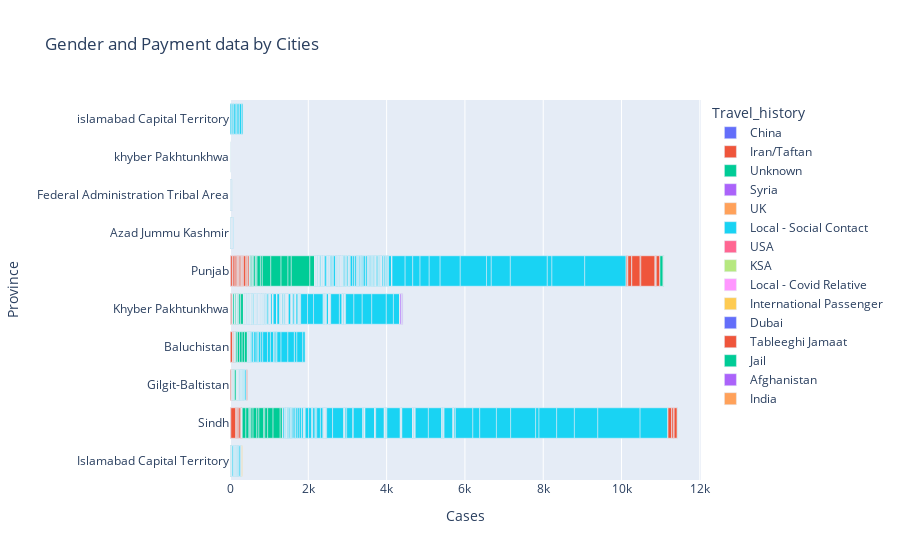

Notebook code for this chart:
### Code cell
fig = px.bar(df, x="Cases", y="Province", color="Travel_history", title="Gender and Payment data by Cities")
fig.show()

### Figure 1 — Plotly figure (JSON) as saved in the notebook; plotly's stock layout.template omitted (floating-point values rounded to 4 significant figures; data arrays with more than 128 entries replaced by an {"elided": "..."} marker saying what was removed)
{"data": [{"alignmentgroup": "True", "hovertemplate": "Travel_history=China<br>Cases=%{x}<br>Province=%{y}<extra></extra>", "legendgroup": "China", "marker": {"color": "#636efa", "pattern": {"shape": ""}}, "name": "China", "offsetgroup": "China", "orientation": "h", "showlegend": true, "textposition": "auto", "type": "bar", "x": [1, 1], "xaxis": "x", "y": ["Islamabad Capital Territory", "Islamabad Capital Territory"], "yaxis": "y"}, {"alignmentgroup": "True", "hovertemplate": "Travel_history=Iran/Taftan<br>Cases=%{x}<br>Province=%{y}<extra></extra>", "legendgroup": "Iran/Taftan", "marker": {"color": "#EF553B", "pattern": {"shape": ""}}, "name": "Iran/Taftan", "offsetgroup": "Iran/Taftan", "orientation": "h", "showlegend": true, "textposition": "auto", "type": "bar", "x": [2, 1, 1, 1, 1, 1, 1, 0, 7, 13, 4, 15, 119, 26, 2, 15, 24, 2, 5, 31, 1, 44, 53, 7, 8, 12, 39, 25, 38, 1, 2, 1, 1, 23, 43, 11, 1, 5, 16, 25, 8, 37, 1, 21, 1, 2, 12, 12, 16, 7, 7, 1, 30, 26, 21, 5, 2, 26, 3, 0, 0, 14, 1, 4, 16, 63, 3, 0, 6, 27, 2, 0, 47, 0, 0, 3, 0, 0, 0, 0, 0, 0, 0, 0, 0, 0, 0, 2], "xaxis": "x", "y": ["Sindh", "Sindh", "Gilgit-Baltistan", "Sindh", "Sindh", "Baluchistan", "Gilgit-Baltistan", "Sindh", "Baluchistan", "Sindh", "Sindh", "Khyber Pakhtunkhwa", "Sindh", "Sindh", "Sindh", "Punjab", "Sindh", "Baluchistan", "Punjab", "Sindh", "Azad Jummu Kashmir", "Punjab", "Baluchistan", "Punjab", "Gilgit-Baltistan", "Baluchistan", "Sindh", "Gilgit-Baltistan", "Punjab", "Khyber Pakhtunkhwa", "Khyber Pakhtunkhwa", "Khyber Pakhtunkhwa", "Khyber Pakhtunkhwa", "Sindh", "Punjab", "Sindh", "Sindh", "Baluchistan", "Gilgit-Baltistan", "Punjab", "Sindh", "Khyber Pakhtunkhwa", "Federal Administration Tribal Area", "Punjab", "Khyber Pakhtunkhwa", "Punjab", "Baluchistan", "Baluchistan", "Punjab", "Punjab", "Sindh", "Khyber Pakhtunkhwa", "Punjab", "Punjab", "Punjab", "Punjab", "Gilgit-Baltistan", "Punjab", "Khyber Pakhtunkhwa", "Punjab", "Sindh", "Baluchistan", "Federal Administration Tribal Area", "Khyber Pakhtunkhwa", "Punjab", "Punjab", "Punjab", "Sindh", "Punjab", "Punjab", "Punjab", "Khyber Pakhtunkhwa", "Punjab", "Gilgit-Baltistan", "Sindh", "Khyber Pakhtunkhwa", "Khyber Pakhtunkhwa", "Sindh", "Khyber Pakhtunkhwa", "Punjab", "Sindh", "Khyber Pakhtunkhwa", "Punjab", "Sindh", "Sindh", "Khyber Pakhtunkhwa", "Sindh", "Khyber Pakhtunkhwa"], "yaxis": "y"}, {"alignmentgroup": "True", "hovertemplate": "Travel_history=Unknown<br>Cases=%{x}<br>Province=%{y}<extra></extra>", "legendgroup": "Unknown", "marker": {"color": "#00cc96", "pattern": {"shape": ""}}, "name": "Unknown", "offsetgroup": "Unknown", "orientation": "h", "showlegend": true, "textposition": "auto", "type": "bar", "x": [0, 1, 1, 1, 1, 1, 3, 1, 1, 2, 10, 1, 8, 4, 4, 5, 1, 1, 2, 3, 6, 1, 15, 4, 1, 2, 2, 1, 39, 1, 18, 7, 2, 1, 1, 5, 7, 26, 11, 5, 7, 2, 3, 1, 3, 34, 3, 2, 3, 0, 1, 1, 4, 1, 1, 4, 5, 2, 1, 1, 14, 18, 1, 7, 37, 0, 3, 10, 2, 1, 3, 21, 4, 1, 1, 1, 6, 6, 10, 3, 0, 0, 0, 6, 92, 47, 79, 14, 0, 39, 22, 4, 35, 3, 33, 8, 0, 86, 48, 0, 52, 96, 53, 123, 28, 73, 6, 138, 43, 182, 57, 217, 262, 55, 177, 0, 84, 65, 475, 120, 71, 60, 72], "xaxis": "x", "y": ["Sindh", "Khyber Pakhtunkhwa", "Punjab", "Islamabad Capital Territory", "khyber Pakhtunkhwa", "Khyber Pakhtunkhwa", "Punjab", "khyber Pakhtunkhwa", "Islamabad Capital Territory", "Islamabad Capital Territory", "Gilgit-Baltistan", "Khyber Pakhtunkhwa", "Punjab", "Gilgit-Baltistan", "Gilgit-Baltistan", "Baluchistan", "Khyber Pakhtunkhwa", "Federal Administration Tribal Area", "Punjab", "Islamabad Capital Territory", "Punjab", "Islamabad Capital Territory", "Punjab", "Baluchistan", "Khyber Pakhtunkhwa", "Khyber Pakhtunkhwa", "Baluchistan", "Gilgit-Baltistan", "Khyber Pakhtunkhwa", "Khyber Pakhtunkhwa", "Punjab", "Gilgit-Baltistan", "Khyber Pakhtunkhwa", "Khyber Pakhtunkhwa", "Azad Jummu Kashmir", "Islamabad Capital Territory", "Gilgit-Baltistan", "Punjab", "Gilgit-Baltistan", "Gilgit-Baltistan", "Khyber Pakhtunkhwa", "Khyber Pakhtunkhwa", "Khyber Pakhtunkhwa", "Khyber Pakhtunkhwa", "Khyber Pakhtunkhwa", "Khyber Pakhtunkhwa", "Khyber Pakhtunkhwa", "Khyber Pakhtunkhwa", "Khyber Pakhtunkhwa", "Baluchistan", "Khyber Pakhtunkhwa", "Khyber Pakhtunkhwa", "Khyber Pakhtunkhwa", "Khyber Pakhtunkhwa", "Khyber Pakhtunkhwa", "Azad Jummu Kashmir", "Gilgit-Baltistan", "Gilgit-Baltistan", "Khyber Pakhtunkhwa", "Khyber Pakhtunkhwa", "Punjab", "Gilgit-Baltistan", "Khyber Pakhtunkhwa", "Islamabad Capital Territory", "Gilgit-Baltistan", "Khyber Pakhtunkhwa", "Khyber Pakhtunkhwa", "Khyber Pakhtunkhwa", "Azad Jummu Kashmir", "Azad Jummu Kashmir", "Gilgit-Baltistan", "Punjab", "Islamabad Capital Territory", "Gilgit-Baltistan", "Gilgit-Baltistan", "Gilgit-Baltistan", "Islamabad Capital Territory", "Baluchistan", "Baluchistan", "Azad Jummu Kashmir", "Gilgit-Baltistan", "Gilgit-Baltistan", "Gilgit-Baltistan", "Baluchistan", "Sindh", "Punjab", "Sindh", "Sindh", "Punjab", "Sindh", "Khyber Pakhtunkhwa", "Khyber Pakhtunkhwa", "Punjab", "Azad Jummu Kashmir", "Baluchistan", "Gilgit-Baltistan", "Punjab", "Punjab", "Punjab", "Sindh", "Sindh", "Sindh", "Sindh", "Sindh", "Sindh", "Sindh", "Baluchistan", "Sindh", "Khyber Pakhtunkhwa", "Sindh", "Sindh", "Punjab", "Punjab", "Baluchistan", "Punjab", "Sindh", "Punjab", "Baluchistan", "Punjab", "Punjab", "Khyber Pakhtunkhwa", "Baluchistan", "Baluchistan"], "yaxis": "y"}, {"alignmentgroup": "True", "hovertemplate": "Travel_history=Syria<br>Cases=%{x}<br>Province=%{y}<extra></extra>", "legendgroup": "Syria", "marker": {"color": "#ab63fa", "pattern": {"shape": ""}}, "name": "Syria", "offsetgroup": "Syria", "orientation": "h", "showlegend": true, "textposition": "auto", "type": "bar", "x": [6, 1], "xaxis": "x", "y": ["Sindh", "Sindh"], "yaxis": "y"}, {"alignmentgroup": "True", "hovertemplate": "Travel_history=UK<br>Cases=%{x}<br>Province=%{y}<extra></extra>", "legendgroup": "UK", "marker": {"color": "#FFA15A", "pattern": {"shape": ""}}, "name": "UK", "offsetgroup": "UK", "orientation": "h", "showlegend": true, "textposition": "auto", "type": "bar", "x": [3, 1, 1], "xaxis": "x", "y": ["Sindh", "Punjab", "Khyber Pakhtunkhwa"], "yaxis": "y"}, {"alignmentgroup": "True", "hovertemplate": "Travel_history=Local - Social Contact<br>Cases=%{x}<br>Province=%{y}<extra></extra>", "legendgroup": "Local - Social Contact", "marker": {"color": "#19d3f3", "pattern": {"shape": ""}}, "name": "Local - Social Contact", "offsetgroup": "Local - Social Contact", "orientation": "h", "showlegend": true, "textposition": "auto", "type": "bar", "x": {"elided": "1064 int values"}, "xaxis": "x", "y": {"elided": "1064 str values"}, "yaxis": "y"}, {"alignmentgroup": "True", "hovertemplate": "Travel_history=USA<br>Cases=%{x}<br>Province=%{y}<extra></extra>", "legendgroup": "USA", "marker": {"color": "#FF6692", "pattern": {"shape": ""}}, "name": "USA", "offsetgroup": "USA", "orientation": "h", "showlegend": true, "textposition": "auto", "type": "bar", "x": [1], "xaxis": "x", "y": ["Islamabad Capital Territory"], "yaxis": "y"}, {"alignmentgroup": "True", "hovertemplate": "Travel_history=KSA<br>Cases=%{x}<br>Province=%{y}<extra></extra>", "legendgroup": "KSA", "marker": {"color": "#B6E880", "pattern": {"shape": ""}}, "name": "KSA", "offsetgroup": "KSA", "orientation": "h", "showlegend": true, "textposition": "auto", "type": "bar", "x": [5, 1], "xaxis": "x", "y": ["Sindh", "Khyber Pakhtunkhwa"], "yaxis": "y"}, {"alignmentgroup": "True", "hovertemplate": "Travel_history=Local - Covid Relative<br>Cases=%{x}<br>Province=%{y}<extra></extra>", "legendgroup": "Local - Covid Relative", "marker": {"color": "#FF97FF", "pattern": {"shape": ""}}, "name": "Local - Covid Relative", "offsetgroup": "Local - Covid Relative", "orientation": "h", "showlegend": true, "textposition": "auto", "type": "bar", "x": [1], "xaxis": "x", "y": ["Khyber Pakhtunkhwa"], "yaxis": "y"}, {"alignmentgroup": "True", "hovertemplate": "Travel_history=International Passenger<br>Cases=%{x}<br>Province=%{y}<extra></extra>", "legendgroup": "International Passenger", "marker": {"color": "#FECB52", "pattern": {"shape": ""}}, "name": "International Passenger", "offsetgroup": "International Passenger", "orientation": "h", "showlegend": true, "textposition": "auto", "type": "bar", "x": [5, 12, 13, 8, 0], "xaxis": "x", "y": ["Islamabad Capital Territory", "Islamabad Capital Territory", "Islamabad Capital Territory", "Khyber Pakhtunkhwa", "Khyber Pakhtunkhwa"], "yaxis": "y"}, {"alignmentgroup": "True", "hovertemplate": "Travel_history=Dubai<br>Cases=%{x}<br>Province=%{y}<extra></extra>", "legendgroup": "Dubai", "marker": {"color": "#636efa", "pattern": {"shape": ""}}, "name": "Dubai", "offsetgroup": "Dubai", "orientation": "h", "showlegend": true, "textposition": "auto", "type": "bar", "x": [1, 0], "xaxis": "x", "y": ["Gilgit-Baltistan", "Gilgit-Baltistan"], "yaxis": "y"}, {"alignmentgroup": "True", "hovertemplate": "Travel_history=Tableeghi Jamaat<br>Cases=%{x}<br>Province=%{y}<extra></extra>", "legendgroup": "Tableeghi Jamaat", "marker": {"color": "#EF553B", "pattern": {"shape": ""}}, "name": "Tableeghi Jamaat", "offsetgroup": "Tableeghi Jamaat", "orientation": "h", "showlegend": true, "textposition": "auto", "type": "bar", "x": [94, 27, 0, 12, 3, 100, 17, 0, 42, 213, 18, 366, 0, 2, 1, 7, 0, 10, 20, 10, 95, 0, 78], "xaxis": "x", "y": ["Sindh", "Punjab", "Sindh", "Punjab", "Punjab", "Punjab", "Gilgit-Baltistan", "Punjab", "Sindh", "Punjab", "Punjab", "Punjab", "Khyber Pakhtunkhwa", "Khyber Pakhtunkhwa", "Punjab", "Punjab", "Punjab", "Punjab", "Sindh", "Punjab", "Punjab", "Punjab", "Sindh"], "yaxis": "y"}, {"alignmentgroup": "True", "hovertemplate": "Travel_history=Jail<br>Cases=%{x}<br>Province=%{y}<extra></extra>", "legendgroup": "Jail", "marker": {"color": "#00cc96", "pattern": {"shape": ""}}, "name": "Jail", "offsetgroup": "Jail", "orientation": "h", "showlegend": true, "textposition": "auto", "type": "bar", "x": [77, 12, 9, 3, 6], "xaxis": "x", "y": ["Punjab", "Punjab", "Punjab", "Punjab", "Sindh"], "yaxis": "y"}, {"alignmentgroup": "True", "hovertemplate": "Travel_history=Afghanistan<br>Cases=%{x}<br>Province=%{y}<extra></extra>", "legendgroup": "Afghanistan", "marker": {"color": "#ab63fa", "pattern": {"shape": ""}}, "name": "Afghanistan", "offsetgroup": "Afghanistan", "orientation": "h", "showlegend": true, "textposition": "auto", "type": "bar", "x": [41, 2, 2, 23, 2], "xaxis": "x", "y": ["Khyber Pakhtunkhwa", "Khyber Pakhtunkhwa", "Khyber Pakhtunkhwa", "Khyber Pakhtunkhwa", "Khyber Pakhtunkhwa"], "yaxis": "y"}, {"alignmentgroup": "True", "hovertemplate": "Travel_history=India<br>Cases=%{x}<br>Province=%{y}<extra></extra>", "legendgroup": "India", "marker": {"color": "#FFA15A", "pattern": {"shape": ""}}, "name": "India", "offsetgroup": "India", "orientation": "h", "showlegend": true, "textposition": "auto", "type": "bar", "x": [2], "xaxis": "x", "y": ["Punjab"], "yaxis": "y"}], "layout": {"barmode": "relative", "legend": {"title": {"text": "Travel_history"}, "tracegroupgap": 0}, "title": {"text": "Gender and Payment data by Cities"}, "xaxis": {"anchor": "y", "domain": [0, 1], "title": {"text": "Cases"}}, "yaxis": {"anchor": "x", "domain": [0, 1], "title": {"text": "Province"}}}}
